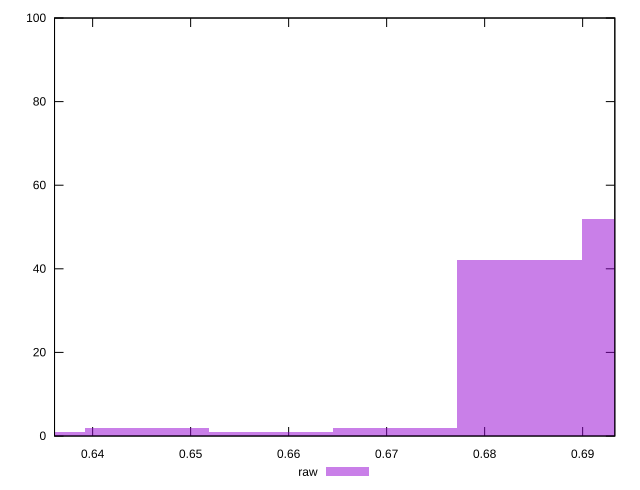

Write gnuplot code to recreate this figure.
reset

$raw <<EOF
0.6582412031112316 1
0.6708996877864476 2
0.6835581724616635 42
0.6329242337607996 1
0.6962166571368795 52
0.6455827184360156 2
EOF

set key outside below
set boxwidth 0.012658484675215992
set xrange [0.6361117532025835:0.6932834207501699]
set yrange [0:100]
set trange [0:100]
set style fill transparent solid 0.5 noborder
set terminal svg size 640, 490 enhanced background rgb 'white'
set output "report_00026_2021-02-22T21:38:55.199Z/meta/pScore/samples/pages+cached+noadtech/raw/histogram.svg"

plot $raw title "raw" with boxes

reset
